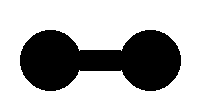

This chart was generated by the following Python code:
"""
Glasses image for AR overlay.
"""
from PIL import Image, ImageDraw

def create_glasses_image():
    # Create a transparent image
    width, height = 200, 100
    glasses = Image.new("RGBA", (width, height), (0, 0, 0, 0))

    draw = ImageDraw.Draw(glasses)
    # Draw left lens
    draw.ellipse([20, 30, 80, 90], fill=(0, 0, 0, 255))
    # Draw right lens
    draw.ellipse([120, 30, 180, 90], fill=(0, 0, 0, 255))
    # Draw bridge
    draw.rectangle([80, 50, 120, 70], fill=(0, 0, 0, 255))

    glasses.save("glasses.png")

if __name__ == "__main__":
    create_glasses_image()
    print("Glasses image 'glasses.png' created successfully.")
